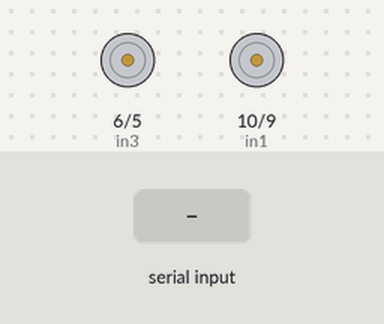
Recording of a sketch running on a simulated Arduino Uno, built with avr-gcc and run on an emulated ATmega328P. Shown: motor-driver pin pairs drawn as motors (green arrow = first pin HIGH = forward, orange = second pin HIGH = backward, longer = more drive). The inputs (shaded band) are chosen by the test bench.

Above: at 1.2 s.
1.3 s: "B" received over Serial
At 2.0 s:
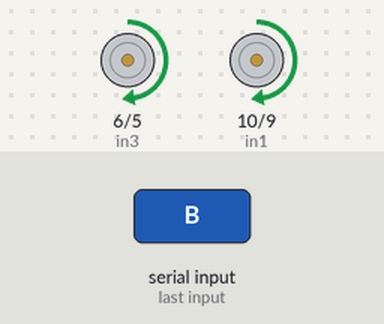
3.8 s: "F" received over Serial
At 4.6 s:
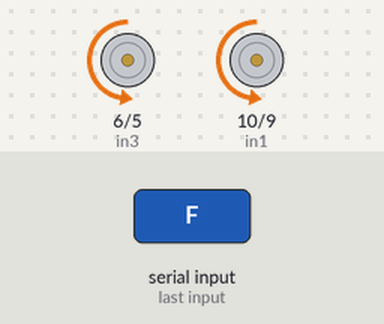
6.3 s: "R" received over Serial
At 7.0 s:
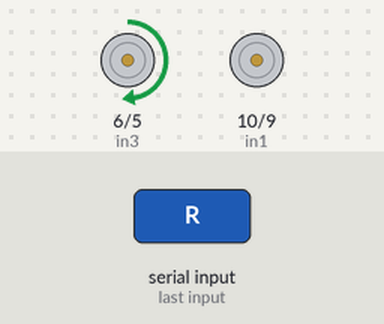
8.8 s: "L" received over Serial
At 9.6 s:
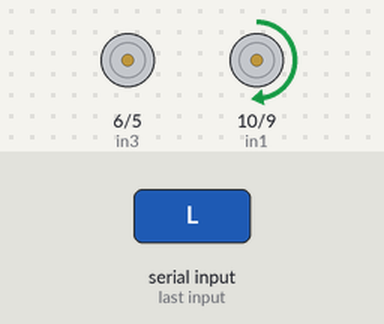
Timing chart, 0 to 11.8 s (numbered marks = the images above; inputs shaded):
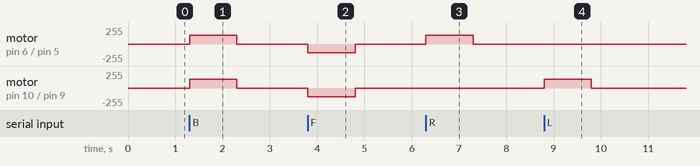

The sketch:

CAR.ino
```cpp
byte in1=10;
byte in2=9;
byte in3=6;
byte in4=5;


void setup() {
Serial.begin(9600);
pinMode(in1,OUTPUT);
pinMode(in2,OUTPUT);    // put your setup code here, to run once:
pinMode(in3,OUTPUT);
pinMode(in4,OUTPUT);

}

void loop() {
      analogWrite(in1,0);
    analogWrite(in2,0);
    analogWrite(in3,0);
    analogWrite(in4,0);

 if(Serial.available())
 {

char  X= Serial.read();
  if(   X == 'B' || X == 'b'  )
  {
    analogWrite(in1,128);
    analogWrite(in2,0);
    analogWrite(in3,128);
    analogWrite(in4,0);
    delay(1000);
 }
 else if( X == 'F' || X == 'f' )
 {
    analogWrite(in2,128);
    analogWrite(in1,0);
    analogWrite(in4,128);
    analogWrite(in3,0);
    delay(1000);
  }
  else if( X == 'R' || X == 'r' )
  {
    analogWrite(in1,0);
    analogWrite(in2,0);
    analogWrite(in3,128);
    analogWrite(in4,0);
    delay(1000);
 }
  else if( X == 'L' || X == 'l' )
  {
    analogWrite(in1,128);
    analogWrite(in2,0);
    analogWrite(in3,0);
    analogWrite(in4,0);
    delay(1000);
  }

 }

}
```

Measured:
- after the input at 1.3 s, motor on pin 6 (in3) / pin 5 (in4), motor on pin 10 (in1) / pin 9 (in2): stopped → forward 128/255 at once, → stopped 1.0 s later
- after the input at 3.8 s, motor on pin 6 (in3) / pin 5 (in4), motor on pin 10 (in1) / pin 9 (in2): stopped → backward 128/255 at once, → stopped 1.0 s later
- after the input at 6.3 s, motor on pin 6 (in3) / pin 5 (in4): stopped → forward 128/255 at once, → stopped 1.0 s later
- after the input at 8.8 s, motor on pin 10 (in1) / pin 9 (in2): stopped → forward 128/255 at once, → stopped 1.0 s later
